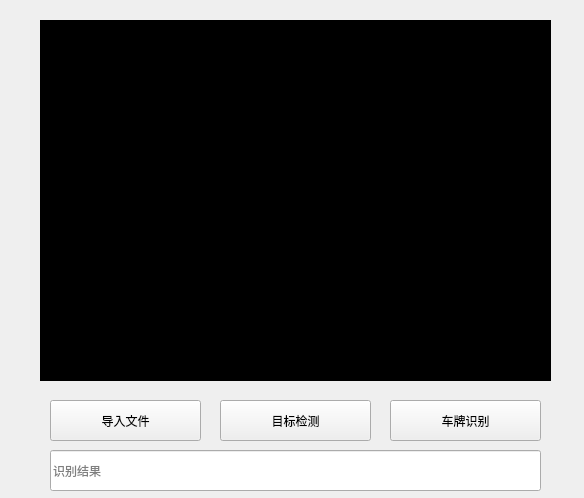
<?xml version="1.0" encoding="UTF-8"?>
<ui version="4.0">
 <class>Form</class>
 <widget class="QWidget" name="Form">
  <property name="geometry">
   <rect>
    <x>0</x>
    <y>0</y>
    <width>584</width>
    <height>498</height>
   </rect>
  </property>
  <property name="windowTitle">
   <string>Form</string>
  </property>
  <widget class="QPushButton" name="open_file">
   <property name="geometry">
    <rect>
     <x>50</x>
     <y>400</y>
     <width>151</width>
     <height>41</height>
    </rect>
   </property>
   <property name="styleSheet">
    <string notr="true">font: 14pt &quot;Agency FB&quot;;</string>
   </property>
   <property name="text">
    <string>导入文件</string>
   </property>
  </widget>
  <widget class="QPushButton" name="yolo_run">
   <property name="geometry">
    <rect>
     <x>220</x>
     <y>400</y>
     <width>151</width>
     <height>41</height>
    </rect>
   </property>
   <property name="styleSheet">
    <string notr="true">font: 14pt &quot;Agency FB&quot;;</string>
   </property>
   <property name="text">
    <string>目标检测</string>
   </property>
  </widget>
  <widget class="QPushButton" name="ocr_run">
   <property name="geometry">
    <rect>
     <x>390</x>
     <y>400</y>
     <width>151</width>
     <height>41</height>
    </rect>
   </property>
   <property name="styleSheet">
    <string notr="true">font: 14pt &quot;Agency FB&quot;;</string>
   </property>
   <property name="text">
    <string>车牌识别</string>
   </property>
  </widget>
  <widget class="QLabel" name="label">
   <property name="geometry">
    <rect>
     <x>40</x>
     <y>20</y>
     <width>511</width>
     <height>361</height>
    </rect>
   </property>
   <property name="styleSheet">
    <string notr="true">background-color: rgb(0, 0, 0);</string>
   </property>
   <property name="text">
    <string/>
   </property>
  </widget>
  <widget class="QLineEdit" name="lineEdit">
   <property name="geometry">
    <rect>
     <x>50</x>
     <y>450</y>
     <width>491</width>
     <height>41</height>
    </rect>
   </property>
   <property name="styleSheet">
    <string notr="true">font: 14pt &quot;Agency FB&quot;;</string>
   </property>
   <property name="readOnly">
    <bool>true</bool>
   </property>
   <property name="placeholderText">
    <string>识别结果</string>
   </property>
  </widget>
 </widget>
 <resources/>
 <connections/>
</ui>
